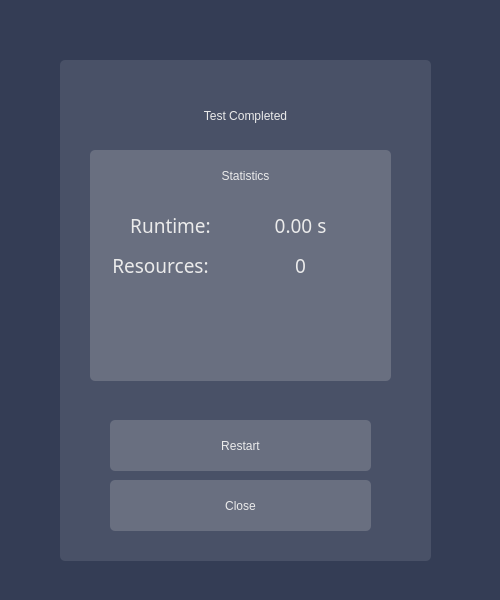
<?xml version="1.0" encoding="UTF-8"?>
<ui version="4.0">
 <class>EndDialog</class>
 <widget class="QDialog" name="EndDialog">
  <property name="geometry">
   <rect>
    <x>0</x>
    <y>0</y>
    <width>500</width>
    <height>600</height>
   </rect>
  </property>
  <property name="windowTitle">
   <string>Deadlock Algorithm Simulation</string>
  </property>
  <property name="windowIcon">
   <iconset resource="../resources.qrc">
    <normaloff>:/resources/Icon_White.png</normaloff>:/resources/Icon_White.png</iconset>
  </property>
  <property name="styleSheet">
   <string notr="true">background-color: rgb(52, 61, 85);</string>
  </property>
  <widget class="QLabel" name="label_background">
   <property name="geometry">
    <rect>
     <x>60</x>
     <y>60</y>
     <width>371</width>
     <height>501</height>
    </rect>
   </property>
   <property name="styleSheet">
    <string notr="true">background-color: rgb(73, 81, 103);
border-radius: 5px;</string>
   </property>
   <property name="text">
    <string/>
   </property>
  </widget>
  <widget class="QPushButton" name="end_pushButton">
   <property name="geometry">
    <rect>
     <x>110</x>
     <y>480</y>
     <width>261</width>
     <height>51</height>
    </rect>
   </property>
   <property name="styleSheet">
    <string notr="true">QPushButton {
    border-radius: 5px;
	background-color: rgb(105, 111, 128);
	color: rgb(235, 235, 235);
	font: 18pt &quot;Futura Hv BT&quot;;
}
QPushButton::pressed {
    border-radius: 5px;
	background-color: rgb(43, 48, 63);
	font: 18pt &quot;Futura Hv BT&quot;;
	color: rgb(217, 217, 217);
}
QPushButton::hover {
	background-color: rgb(152, 161, 186);
}
</string>
   </property>
   <property name="text">
    <string>Close</string>
   </property>
  </widget>
  <widget class="QLabel" name="label">
   <property name="geometry">
    <rect>
     <x>100</x>
     <y>90</y>
     <width>291</width>
     <height>51</height>
    </rect>
   </property>
   <property name="styleSheet">
    <string notr="true">color: rgb(235, 235, 235);
font: 18pt &quot;Futura Hv BT&quot;;
background-color: none;</string>
   </property>
   <property name="text">
    <string>Test Completed</string>
   </property>
   <property name="alignment">
    <set>Qt::AlignCenter</set>
   </property>
  </widget>
  <widget class="QPushButton" name="restart_pushButton">
   <property name="geometry">
    <rect>
     <x>110</x>
     <y>420</y>
     <width>261</width>
     <height>51</height>
    </rect>
   </property>
   <property name="styleSheet">
    <string notr="true">QPushButton {
    border-radius: 5px;
	background-color: rgb(105, 111, 128);
	color: rgb(235, 235, 235);
	font: 18pt &quot;Futura Hv BT&quot;;
}
QPushButton::pressed {
    border-radius: 5px;
	background-color: rgb(43, 48, 63);
	font: 18pt &quot;Futura Hv BT&quot;;
	color: rgb(217, 217, 217);
}
QPushButton::hover {
	background-color: rgb(152, 161, 186);
}
</string>
   </property>
   <property name="text">
    <string>Restart</string>
   </property>
  </widget>
  <widget class="QPlainTextEdit" name="end_results_label">
   <property name="geometry">
    <rect>
     <x>90</x>
     <y>150</y>
     <width>301</width>
     <height>231</height>
    </rect>
   </property>
   <property name="tabletTracking">
    <bool>false</bool>
   </property>
   <property name="layoutDirection">
    <enum>Qt::LeftToRight</enum>
   </property>
   <property name="styleSheet">
    <string notr="true">QPlainTextEdit{ 
	padding-top: 15px;
	padding-left: 50px;
	border-radius: 5px;
	border: none;
	background-color: rgb(105, 111, 128);
	font: 12pt &quot;Futura Bk BT&quot;;
	color: rgb(217, 217, 217);
	alignment: AlignCenter;
    }</string>
   </property>
   <property name="verticalScrollBarPolicy">
    <enum>Qt::ScrollBarAlwaysOff</enum>
   </property>
   <property name="horizontalScrollBarPolicy">
    <enum>Qt::ScrollBarAlwaysOff</enum>
   </property>
   <property name="sizeAdjustPolicy">
    <enum>QAbstractScrollArea::AdjustIgnored</enum>
   </property>
   <property name="plainText">
    <string/>
   </property>
   <property name="textInteractionFlags">
    <set>Qt::TextSelectableByKeyboard|Qt::TextSelectableByMouse</set>
   </property>
  </widget>
  <widget class="QLabel" name="runtime">
   <property name="geometry">
    <rect>
     <x>130</x>
     <y>210</y>
     <width>81</width>
     <height>31</height>
    </rect>
   </property>
   <property name="font">
    <font>
     <family>Futura Hv BT</family>
     <pointsize>14</pointsize>
     <italic>false</italic>
     <bold>false</bold>
    </font>
   </property>
   <property name="styleSheet">
    <string notr="true">color: rgb(235, 235, 235);
font: 14pt &quot;Futura Hv BT&quot;;
background-color: none;</string>
   </property>
   <property name="text">
    <string>Runtime:</string>
   </property>
   <property name="alignment">
    <set>Qt::AlignCenter</set>
   </property>
  </widget>
  <widget class="QLabel" name="end_runtime_label">
   <property name="geometry">
    <rect>
     <x>220</x>
     <y>210</y>
     <width>161</width>
     <height>31</height>
    </rect>
   </property>
   <property name="font">
    <font>
     <family>Futura Hv BT</family>
     <pointsize>14</pointsize>
     <italic>false</italic>
     <bold>false</bold>
    </font>
   </property>
   <property name="styleSheet">
    <string notr="true">color: rgb(235, 235, 235);
font: 14pt &quot;Futura Hv BT&quot;;
background-color: none;</string>
   </property>
   <property name="text">
    <string>0.00 s</string>
   </property>
   <property name="alignment">
    <set>Qt::AlignCenter</set>
   </property>
  </widget>
  <widget class="QLabel" name="resources">
   <property name="geometry">
    <rect>
     <x>110</x>
     <y>250</y>
     <width>101</width>
     <height>31</height>
    </rect>
   </property>
   <property name="font">
    <font>
     <family>Futura Hv BT</family>
     <pointsize>14</pointsize>
     <italic>false</italic>
     <bold>false</bold>
    </font>
   </property>
   <property name="styleSheet">
    <string notr="true">color: rgb(235, 235, 235);
font: 14pt &quot;Futura Hv BT&quot;;
background-color: none;</string>
   </property>
   <property name="text">
    <string>Resources:</string>
   </property>
   <property name="alignment">
    <set>Qt::AlignCenter</set>
   </property>
  </widget>
  <widget class="QLabel" name="end_resources_label">
   <property name="geometry">
    <rect>
     <x>220</x>
     <y>250</y>
     <width>161</width>
     <height>31</height>
    </rect>
   </property>
   <property name="font">
    <font>
     <family>Futura Hv BT</family>
     <pointsize>14</pointsize>
     <italic>false</italic>
     <bold>false</bold>
    </font>
   </property>
   <property name="styleSheet">
    <string notr="true">color: rgb(235, 235, 235);
font: 14pt &quot;Futura Hv BT&quot;;
background-color: none;</string>
   </property>
   <property name="text">
    <string>0</string>
   </property>
   <property name="alignment">
    <set>Qt::AlignCenter</set>
   </property>
  </widget>
  <widget class="QLabel" name="statistics_label">
   <property name="geometry">
    <rect>
     <x>100</x>
     <y>150</y>
     <width>291</width>
     <height>51</height>
    </rect>
   </property>
   <property name="styleSheet">
    <string notr="true">color: rgb(235, 235, 235);
font: 18pt &quot;Futura Hv BT&quot;;
background-color: none;</string>
   </property>
   <property name="text">
    <string>Statistics</string>
   </property>
   <property name="alignment">
    <set>Qt::AlignCenter</set>
   </property>
  </widget>
 </widget>
 <resources>
  <include location="../resources.qrc"/>
 </resources>
 <connections/>
</ui>
